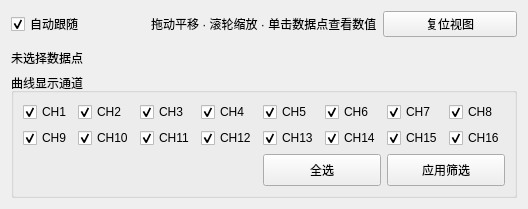
              <widget class="QWidget" name="tab_guangpu">
                <attribute name="title">
                  <string>波长曲线</string>
                </attribute>
                <layout class="QGridLayout" name="gridLayout_9" rowstretch="0,1,0,0">
                  <item row="0" column="0">
                    <layout class="QHBoxLayout" name="layout_SpectrumTools">
                      <item>
                        <widget class="QCheckBox" name="ckbox_SpectrumAutoRange">
                          <property name="text">
                            <string>自动跟随</string>
                          </property>
                          <property name="checked">
                            <bool>true</bool>
                          </property>
                        </widget>
                      </item>
                      <item>
                        <widget class="QLabel" name="label_SpectrumHelp">
                          <property name="text">
                            <string>拖动平移 · 滚轮缩放 · 单击数据点查看数值</string>
                          </property>
                        </widget>
                      </item>
                      <item>
                        <widget class="QPushButton" name="pbtn_SpectrumReset">
                          <property name="text">
                            <string>复位视图</string>
                          </property>
                        </widget>
                      </item>
                    </layout>
                  </item>
                  <item row="1" column="0">
                    <widget class="QCustomPlot" name="cplot_Spectrum" native="true" />
                  </item>
                  <item row="2" column="0">
                    <widget class="QLabel" name="lab_SpectrumPointValue">
                      <property name="text">
                        <string>未选择数据点</string>
                      </property>
                    </widget>
                  </item>
                  <item row="3" column="0">
                    <widget class="QGroupBox" name="groupBox_select">
                      <property name="title">
                        <string>曲线显示通道</string>
                      </property>
                      <layout class="QGridLayout" name="layout_ChannelFilter">
                        <item row="0" column="0">
                          <widget class="QCheckBox" name="ckbox_CH1">
                            <property name="text">
                              <string>CH1</string>
                            </property>
                            <property name="checked">
                              <bool>true</bool>
                            </property>
                          </widget>
                        </item>
                        <item row="0" column="1">
                          <widget class="QCheckBox" name="ckbox_CH2">
                            <property name="text">
                              <string>CH2</string>
                            </property>
                            <property name="checked">
                              <bool>true</bool>
                            </property>
                          </widget>
                        </item>
                        <item row="0" column="2">
                          <widget class="QCheckBox" name="ckbox_CH3">
                            <property name="text">
                              <string>CH3</string>
                            </property>
                            <property name="checked">
                              <bool>true</bool>
                            </property>
                          </widget>
                        </item>
                        <item row="0" column="3">
                          <widget class="QCheckBox" name="ckbox_CH4">
                            <property name="text">
                              <string>CH4</string>
                            </property>
                            <property name="checked">
                              <bool>true</bool>
                            </property>
                          </widget>
                        </item>
                        <item row="0" column="4">
                          <widget class="QCheckBox" name="ckbox_CH5">
                            <property name="text">
                              <string>CH5</string>
                            </property>
                            <property name="checked">
                              <bool>true</bool>
                            </property>
                          </widget>
                        </item>
                        <item row="0" column="5">
                          <widget class="QCheckBox" name="ckbox_CH6">
                            <property name="text">
                              <string>CH6</string>
                            </property>
                            <property name="checked">
                              <bool>true</bool>
                            </property>
                          </widget>
                        </item>
                        <item row="0" column="6">
                          <widget class="QCheckBox" name="ckbox_CH7">
                            <property name="text">
                              <string>CH7</string>
                            </property>
                            <property name="checked">
                              <bool>true</bool>
                            </property>
                          </widget>
                        </item>
                        <item row="0" column="7">
                          <widget class="QCheckBox" name="ckbox_CH8">
                            <property name="text">
                              <string>CH8</string>
                            </property>
                            <property name="checked">
                              <bool>true</bool>
                            </property>
                          </widget>
                        </item>
                        <item row="1" column="0">
                          <widget class="QCheckBox" name="ckbox_CH9">
                            <property name="text">
                              <string>CH9</string>
                            </property>
                            <property name="checked">
                              <bool>true</bool>
                            </property>
                          </widget>
                        </item>
                        <item row="1" column="1">
                          <widget class="QCheckBox" name="ckbox_CH10">
                            <property name="text">
                              <string>CH10</string>
                            </property>
                            <property name="checked">
                              <bool>true</bool>
                            </property>
                          </widget>
                        </item>
                        <item row="1" column="2">
                          <widget class="QCheckBox" name="ckbox_CH11">
                            <property name="text">
                              <string>CH11</string>
                            </property>
                            <property name="checked">
                              <bool>true</bool>
                            </property>
                          </widget>
                        </item>
                        <item row="1" column="3">
                          <widget class="QCheckBox" name="ckbox_CH12">
                            <property name="text">
                              <string>CH12</string>
                            </property>
                            <property name="checked">
                              <bool>true</bool>
                            </property>
                          </widget>
                        </item>
                        <item row="1" column="4">
                          <widget class="QCheckBox" name="ckbox_CH13">
                            <property name="text">
                              <string>CH13</string>
                            </property>
                            <property name="checked">
                              <bool>true</bool>
                            </property>
                          </widget>
                        </item>
                        <item row="1" column="5">
                          <widget class="QCheckBox" name="ckbox_CH14">
                            <property name="text">
                              <string>CH14</string>
                            </property>
                            <property name="checked">
                              <bool>true</bool>
                            </property>
                          </widget>
                        </item>
                        <item row="1" column="6">
                          <widget class="QCheckBox" name="ckbox_CH15">
                            <property name="text">
                              <string>CH15</string>
                            </property>
                            <property name="checked">
                              <bool>true</bool>
                            </property>
                          </widget>
                        </item>
                        <item row="1" column="7">
                          <widget class="QCheckBox" name="ckbox_CH16">
                            <property name="text">
                              <string>CH16</string>
                            </property>
                            <property name="checked">
                              <bool>true</bool>
                            </property>
                          </widget>
                        </item>
                        <item row="2" column="4" colspan="2">
                          <widget class="QPushButton" name="pbtn_SelectAllCH">
                            <property name="minimumSize">
                              <size>
                                <width>0</width>
                                <height>32</height>
                              </size>
                            </property>
                            <property name="text">
                              <string>全选</string>
                            </property>
                          </widget>
                        </item>
                        <item row="2" column="6" colspan="2">
                          <widget class="QPushButton" name="pbtn_SelectCH">
                            <property name="minimumSize">
                              <size>
                                <width>0</width>
                                <height>32</height>
                              </size>
                            </property>
                            <property name="text">
                              <string>应用筛选</string>
                            </property>
                          </widget>
                        </item>
                      </layout>
                    </widget>
                  </item>
                </layout>
              </widget>
